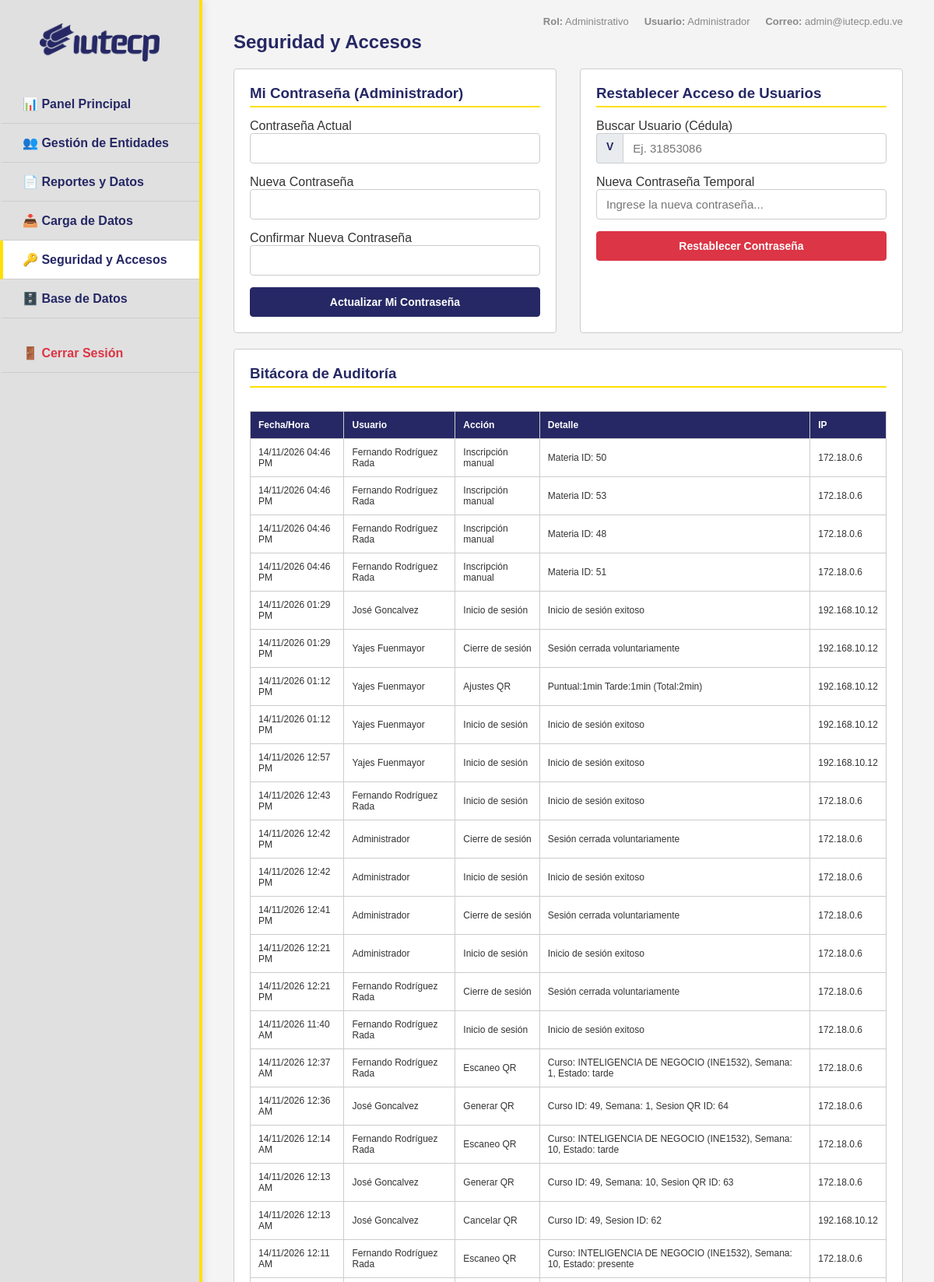
Screenshot of /admin/seguridad.php (signed in, upper part) with the database file from the repository.
### tables this page shows
CREATE TABLE `auditoria` (
  `id` int(11) NOT NULL AUTO_INCREMENT,
  `usuario_id` int(11) DEFAULT NULL,
  `accion` varchar(255) NOT NULL,
  `detalle` text DEFAULT NULL,
  `ip_address` varchar(45) DEFAULT NULL,
  `created_at` timestamp NULL DEFAULT current_timestamp(),
  PRIMARY KEY (`id`),
  KEY `usuario_id` (`usuario_id`),
  CONSTRAINT `auditoria_ibfk_1` FOREIGN KEY (`usuario_id`) REFERENCES `usuarios` (`id`)
);

CREATE TABLE `usuarios` (
  `id` int(11) NOT NULL AUTO_INCREMENT,
  `cedula` varchar(20) NOT NULL,
  `username` varchar(50) DEFAULT NULL,
  `nombre_completo` varchar(255) NOT NULL,
  `email` varchar(255) DEFAULT NULL,
  `carrera_id` int(11) DEFAULT NULL,
  `telefono` varchar(20) DEFAULT NULL,
  `rol` enum('admin','profesor','estudiante') NOT NULL DEFAULT 'estudiante',
  `password_hash` varchar(255) NOT NULL,
  `password_temporal` tinyint(1) DEFAULT 1,
  `activo` tinyint(1) DEFAULT 1,
  `es_nuevo_ingreso` tinyint(1) DEFAULT 0,
  `creado_por` int(11) DEFAULT NULL,
  `created_at` timestamp NULL DEFAULT current_timestamp(),
  `updated_at` timestamp NULL DEFAULT current_timestamp() ON UPDATE current_timestamp(),
  PRIMARY KEY (`id`),
  UNIQUE KEY `cedula` (`cedula`),
  UNIQUE KEY `username` (`username`),
  KEY `creado_por` (`creado_por`),
  KEY `carrera_id` (`carrera_id`),
  CONSTRAINT `usuarios_ibfk_1` FOREIGN KEY (`creado_por`) REFERENCES `usuarios` (`id`),
  CONSTRAINT `usuarios_ibfk_2` FOREIGN KEY (`carrera_id`) REFERENCES `carreras` (`id`)
);

### admin/seguridad.php (the view, shortened to what this page needs)
<?php
require_once __DIR__ . "/includes/header.php";
global $pdo;
$stmt_auditoria = $pdo->query("
    SELECT a.id, a.accion, a.detalle, a.ip_address, a.created_at, u.nombre_completo
    FROM auditoria a
    LEFT JOIN usuarios u ON a.usuario_id = u.id
    ORDER BY a.created_at DESC
    LIMIT 50
");
$auditoria = $stmt_auditoria->fetchAll();
?>
<div id="admin-security">
    <h2 style="color:var(--primary);margin-bottom:20px">Seguridad y Accesos</h2>
    <div class="management-grid">
        <div class="card">
            <h3 style="margin-bottom:15px;color:var(--primary);border-bottom:2px solid var(--accent);padding-bottom:5px;">
                Mi Contraseña (Administrador)
            </h3>
            <form method="POST" action="seguridad.php">
                <label>Contraseña Actual</label>
                <input type="password" name="password_actual" required />
                <label>Nueva Contraseña</label>
                <input type="password" name="password_nueva" required minlength="6" />
                <label>Confirmar Nueva Contraseña</label>
                <input type="password" name="password_confirmar" required minlength="6" />
                <button class="btn btn-primary" style="width:100%">Actualizar Mi Contraseña</button>
            </form>
        </div>
        <div class="card">
            <h3 style="margin-bottom:15px;color:var(--primary);border-bottom:2px solid var(--accent);padding-bottom:5px;">
                Restablecer Acceso de Usuarios
            </h3>
            <form method="POST" action="seguridad.php">
                <label>Buscar Usuario (Cédula)</label>
                <div style="display:flex;gap:10px;margin-bottom:15px;">
                    <div style="display:flex;flex:1;">
                        <span style="background:#e9ecef;border:1px solid var(--border-color);border-right:none;padding:8px 12px;border-radius:4px 0 0 4px;font-weight:bold;color:var(--primary);font-size:14px;">V</span>
                        <input type="text" name="cedula_buscar" placeholder="Ej. 31853086" required
                               style="border-radius:0 4px 4px 0;margin-bottom:0;"
                               pattern="[0-9]+" title="Solo números"
                               oninput="this.value = this.value.replace(/[^0-9]/g, '')" />
                    </div>
                </div>
                <label>Nueva Contraseña Temporal</label>
                <input type="text" name="nueva_password" placeholder="Ingrese la nueva contraseña..." required minlength="6" />
                <button class="btn btn-danger" style="width:100%">Restablecer Contraseña</button>
            </form>
        </div>
    </div>
    <div class="card" style="margin-top:20px;">
        <h3 style="color:var(--primary);margin-bottom:15px;border-bottom:2px solid var(--accent);padding-bottom:5px;">
            Bitácora de Auditoría
        </h3>
        <?php if (count($auditoria) === 0): ?>
        <p style="color:#666;font-size:14px;">No hay registros de auditoría aún.</p>
        <?php else: ?>
        <div style="overflow-x:auto;">
            <table style="font-size:12px;">
                <thead>
                    <tr>
                        <th>Fecha/Hora</th>
                        <th>Usuario</th>
                        <th>Acción</th>
                        <th>Detalle</th>
                        <th>IP</th>
                    </tr>
                </thead>
                <tbody>
                    <?php foreach ($auditoria as $log): ?>
                    <tr>
                        <td><?= date(
                            "d/m/Y h:i A",
                            strtotime($log["created_at"]),
                        ) ?></td>
                        <td><?= htmlspecialchars(
                            $log["nombre_completo"] ?? "Sistema",
                        ) ?></td>
                        <td><?= htmlspecialchars($log["accion"]) ?></td>
                        <td><?= htmlspecialchars($log["detalle"]) ?></td>
                        <td><?= htmlspecialchars($log["ip_address"]) ?></td>
                    </tr>
                    <?php endforeach; ?>
                </tbody>
            </table>
        </div>
        <?php endif; ?>
    </div>
</div>
<?php require_once __DIR__ . "/includes/footer.php"; ?>

### style.css (style rules this page uses)
:root { color-scheme: light; --primary: #262865; --secondary: #262865; --accent: #ffe001; --bg-light: #f4f4f4; --white: #ffffff; --border-color: #cccccc; --text-dark: #333333; }
* { margin: 0; padding: 0; box-sizing: border-box; font-family: Arial, Helvetica, sans-serif; -webkit-tap-highlight-color: transparent; }
body { background-color: var(--bg-light); color: var(--text-dark); min-height: 100vh; display: flex; flex-direction: column; }
.btn { padding: 10px 15px; border: 1px solid transparent; border-radius: 4px; cursor: pointer; font-weight: bold; font-size: 14px; }
.btn-accent, .btn-primary { background-color: var(--primary); color: var(--white); border: 1px solid var(--primary); transition: opacity 0.2s ease; }
.btn-danger { background-color: #dc3545; color: var(--white); border: 1px solid #dc3545; transition: opacity 0.2s ease; }
.card { background: var(--white); border: 1px solid var(--border-color); border-radius: 4px; padding: 20px; }
input:where(:not([type="radio"]):not([type="checkbox"])), select { width: 100%; padding: 10px 12px; font-size: 15px; margin-bottom: 15px; border: 1px solid var(--border-color); border-radius: 4px; transition: border-color 0.3s ease, box-shadow 0.3s ease; }
table { width: 100%; border-collapse: collapse; margin-top: 15px; background: var(--white); }
th, td { border: 1px solid var(--border-color); padding: 10px; text-align: left; }
th { background-color: var(--primary); color: var(--white); }
.management-grid { display: grid; grid-template-columns: 1fr 1fr; gap: 30px; }

### rows the page displays
auditoria: created_at "14/11/2026 04:46 PM", usuario.nombre_completo "Fernando Rodríguez Rada", accion "Inscripción manual", detalle "Materia ID: 50", ip_address "172.18.0.6"
auditoria: created_at "14/11/2026 04:46 PM", usuario.nombre_completo "Fernando Rodríguez Rada", accion "Inscripción manual", detalle "Materia ID: 53", ip_address "172.18.0.6"
auditoria: created_at "14/11/2026 04:46 PM", usuario.nombre_completo "Fernando Rodríguez Rada", accion "Inscripción manual", detalle "Materia ID: 48", ip_address "172.18.0.6"
auditoria: created_at "14/11/2026 04:46 PM", usuario.nombre_completo "Fernando Rodríguez Rada", accion "Inscripción manual", detalle "Materia ID: 51", ip_address "172.18.0.6"
auditoria: created_at "14/11/2026 01:29 PM", usuario.nombre_completo "José Goncalvez", accion "Inicio de sesión", detalle "Inicio de sesión exitoso", ip_address "192.168.10.12"
auditoria: created_at "14/11/2026 01:29 PM", usuario.nombre_completo "Yajes Fuenmayor", accion "Cierre de sesión", detalle "Sesión cerrada voluntariamente", ip_address "192.168.10.12"
auditoria: created_at "14/11/2026 01:12 PM", usuario.nombre_completo "Yajes Fuenmayor", accion "Ajustes QR", detalle "Puntual:1min Tarde:1min (Total:2min)", ip_address "192.168.10.12"
auditoria: created_at "14/11/2026 01:12 PM", usuario.nombre_completo "Yajes Fuenmayor", accion "Inicio de sesión", detalle "Inicio de sesión exitoso", ip_address "192.168.10.12"
auditoria: created_at "14/11/2026 12:57 PM", usuario.nombre_completo "Yajes Fuenmayor", accion "Inicio de sesión", detalle "Inicio de sesión exitoso", ip_address "192.168.10.12"
auditoria: created_at "14/11/2026 12:43 PM", usuario.nombre_completo "Fernando Rodríguez Rada", accion "Inicio de sesión", detalle "Inicio de sesión exitoso", ip_address "172.18.0.6"
auditoria: created_at "14/11/2026 12:42 PM", usuario.nombre_completo "Administrador", accion "Cierre de sesión", detalle "Sesión cerrada voluntariamente", ip_address "172.18.0.6"
auditoria: created_at "14/11/2026 12:42 PM", usuario.nombre_completo "Administrador", accion "Inicio de sesión", detalle "Inicio de sesión exitoso", ip_address "172.18.0.6"
auditoria: created_at "14/11/2026 12:41 PM", usuario.nombre_completo "Administrador", accion "Cierre de sesión", detalle "Sesión cerrada voluntariamente", ip_address "172.18.0.6"
auditoria: created_at "14/11/2026 12:21 PM", usuario.nombre_completo "Administrador", accion "Inicio de sesión", detalle "Inicio de sesión exitoso", ip_address "172.18.0.6"
auditoria: created_at "14/11/2026 12:21 PM", usuario.nombre_completo "Fernando Rodríguez Rada", accion "Cierre de sesión", detalle "Sesión cerrada voluntariamente", ip_address "172.18.0.6"
auditoria: created_at "14/11/2026 11:40 AM", usuario.nombre_completo "Fernando Rodríguez Rada", accion "Inicio de sesión", detalle "Inicio de sesión exitoso", ip_address "172.18.0.6"
auditoria: created_at "14/11/2026 12:37 AM", usuario.nombre_completo "Fernando Rodríguez Rada", accion "Escaneo QR", detalle "Curso: INTELIGENCIA DE NEGOCIO (INE1532), Semana: 1, Estado: tarde", ip_address "172.18.0.6"
auditoria: created_at "14/11/2026 12:36 AM", usuario.nombre_completo "José Goncalvez", accion "Generar QR", detalle "Curso ID: 49, Semana: 1, Sesion QR ID: 64", ip_address "172.18.0.6"
auditoria: created_at "14/11/2026 12:14 AM", usuario.nombre_completo "Fernando Rodríguez Rada", accion "Escaneo QR", detalle "Curso: INTELIGENCIA DE NEGOCIO (INE1532), Semana: 10, Estado: tarde", ip_address "172.18.0.6"
auditoria: created_at "14/11/2026 12:13 AM", usuario.nombre_completo "José Goncalvez", accion "Generar QR", detalle "Curso ID: 49, Semana: 10, Sesion QR ID: 63", ip_address "172.18.0.6"
auditoria: created_at "14/11/2026 12:13 AM", usuario.nombre_completo "José Goncalvez", accion "Cancelar QR", detalle "Curso ID: 49, Sesion ID: 62", ip_address "192.168.10.12"
auditoria: created_at "14/11/2026 12:11 AM", usuario.nombre_completo "Fernando Rodríguez Rada", accion "Escaneo QR", detalle "Curso: INTELIGENCIA DE NEGOCIO (INE1532), Semana: 10, Estado: presente", ip_address "172.18.0.6"

### other values shown
$_SESSION['nombre'] "Administrador"
$_SESSION['email'] "admin@iutecp.edu.ve"
